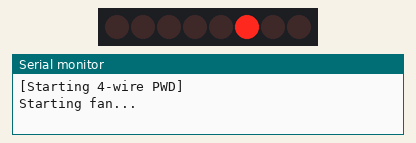
This program was run on a simulated ESP32. Parts: 8 shift-register outputs drawn as a row of LEDs (first output left, lit = HIGH), the last lines printed to the serial monitor.

Above: at 5.5 s.
At 10.5 s:
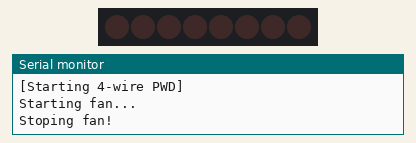
Timing chart, 0 to 16.0 s (numbered marks = the images above):
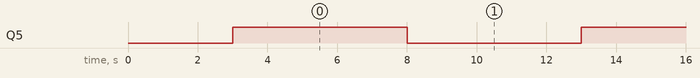

Measured:
- by itself, Q5: alternates HIGH for 5.0 s and LOW for 5.0 s

The program:

main.cpp
```cpp
#include <Arduino.h>

int latchPin = 4;
int clockPin = 2;
int dataPin = 15;

void setup()
{
  // put your setup code here, to run once:
  Serial.begin(115200);

  delay(3000);

  Serial.println("[Starting 4-wire PWD]");

  pinMode(latchPin, OUTPUT);
  pinMode(clockPin, OUTPUT);
  pinMode(dataPin, OUTPUT);
}

// gbaby COM8
byte onFanBytes = 0b00000100;
byte onOffFanBytes = 0b00000000;

void loop()
{
  Serial.println("Starting fan...");
  digitalWrite(latchPin, LOW);
  shiftOut(dataPin, clockPin, LSBFIRST, onFanBytes);
  digitalWrite(latchPin, HIGH);
  delay(5000);

  Serial.println("Stoping fan!");
  digitalWrite(latchPin, LOW);
  shiftOut(dataPin, clockPin, LSBFIRST, onOffFanBytes);
  digitalWrite(latchPin, HIGH);
  delay(5000);
}
```
